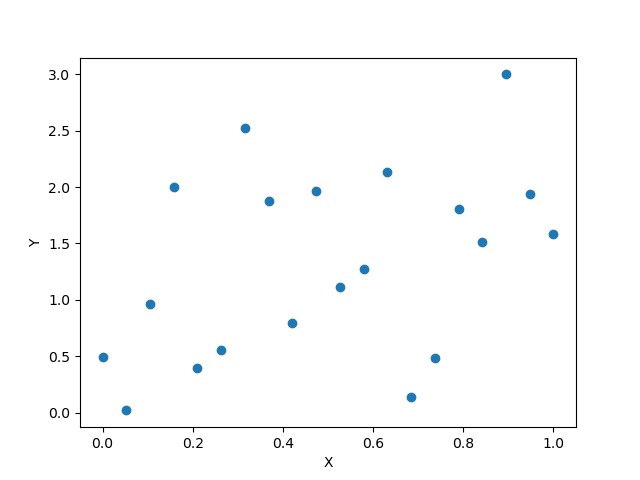

This figure's Python source:
import numpy as np
import pylab as plt

f=open("./datapoints.csv")

A=f.readlines()

X=np.array([float(a.split(",")[0]) for a in A[1:]])
Y=np.array([float(a.split(",")[1]) for a in A[1:]])




plt.scatter(X,Y)
plt.xlabel("X")
plt.ylabel("Y")
plt.savefig("task2.png")

plt.show()
